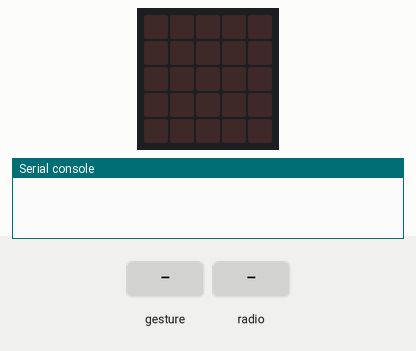
Simulated run of this program. Board: BBC micro:bit (MakeCode). Shown: the board's 5×5 LED display, the last lines printed to the serial console. The inputs (shaded band) are chosen by the test bench. Random numbers come from a fixed seed; no radio messages arrive unless stated (any console line starting 'radio sent:' is added by the test bench); a tilt is held for 1.5 s and a shake lasts 1 s, then the board lies face up again.

Above: at 1.2 s.
1.3 s: gesture 'shake'
At 2.2 s:
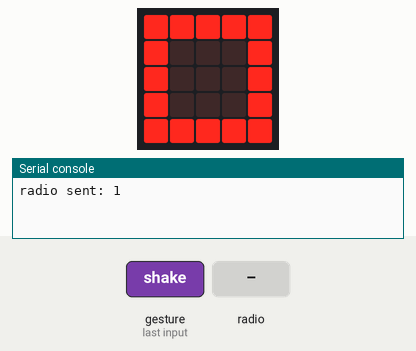
3.0 s: radio message "2" arrives
At 3.4 s:
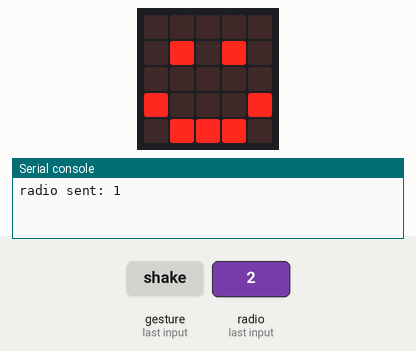
4.5 s: radio message "3" arrives
At 5.7 s:
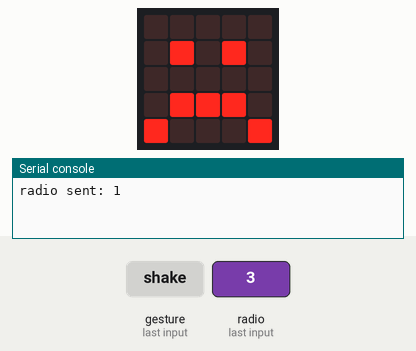
6.0 s: gesture 'shake'
At 7.0 s:
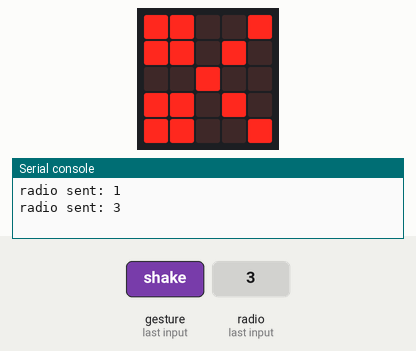
7.7 s: radio message "3" arrives
At 8.1 s:
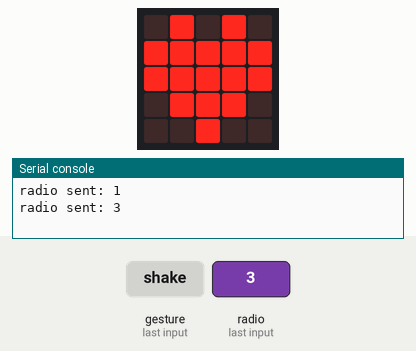
9.2 s: radio message "1" arrives
At 10.5 s:
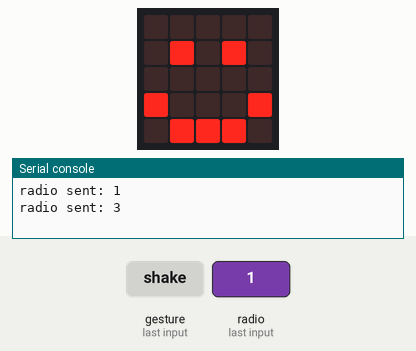
Timing chart, 0 to 11.7 s (numbered marks = the images above; inputs shaded):
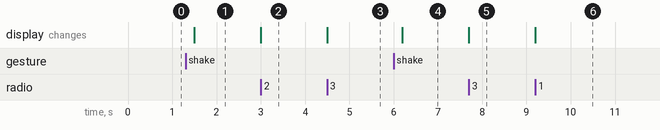

The program:

main.ts
```typescript
radio.onReceivedNumber(function (receivedNumber) {
    if (receivedNumber > hand && (hand == 1 && receivedNumber == 2)) {
        basic.showIcon(IconNames.Happy)
    } else if (receivedNumber > hand && (hand == 1 && receivedNumber == 3)) {
        basic.showIcon(IconNames.Sad)
    } else if (receivedNumber > hand && (hand == 2 && receivedNumber == 3)) {
        basic.showIcon(IconNames.Happy)
    } else if (receivedNumber < hand && (hand == 2 && receivedNumber == 1)) {
        basic.showIcon(IconNames.Sad)
    } else if (receivedNumber < hand && (hand == 3 && receivedNumber == 1)) {
        basic.showIcon(IconNames.Happy)
    } else if (receivedNumber < hand && (hand == 3 && receivedNumber == 2)) {
        basic.showIcon(IconNames.Sad)
    } else {
        basic.showIcon(IconNames.Heart)
    }
})
input.onGesture(Gesture.Shake, function () {
    hand = randint(1, 3)
    if (hand == 1) {
        basic.showIcon(IconNames.Square)
    } else if (hand == 2) {
        basic.showIcon(IconNames.SmallSquare)
    } else {
        basic.showIcon(IconNames.Scissors)
    }
    radio.sendNumber(hand)
})
let hand = 0
radio.setGroup(121)
```

test.ts
```typescript
// 在這裡測試；當此封包作為擴充功能時，將不會編譯此內容。
```

Measured:
- after the input at 1.3 s, the display: changes after 0.20 s (image 1)
- after the input at 3.0 s, the display: changes at once (image 2)
- after the input at 4.5 s, the display: changes at once (image 3)
- after the input at 6.0 s, the display: changes after 0.20 s (image 4)
- after the input at 7.7 s, the display: changes at once (image 5)
- after the input at 9.2 s, the display: changes at once (image 6)
